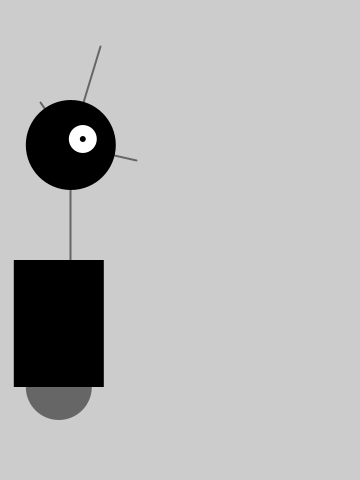
Frame 1 (no input)
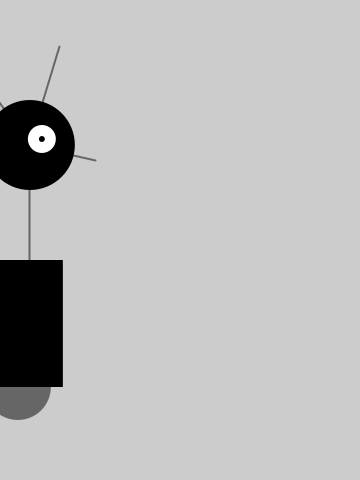
Frame 60 (the mouse pressed at the canvas centre just before this capture)
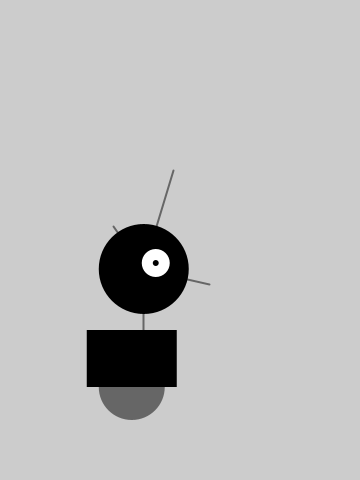
Frame 120 (the mouse held since frame 60 and released just before this capture)

The Processing sketch that drew these frames (run headless with seeded random() and noise(); from frame 60 on, the mouse is pressed at the canvas centre):

// Processing sketch: processing_55265
// ── processing_55265.pde

float x =60;
float y =420;  
int radius = 45;
int bodyHeight = 160;
int neckHeight = 70;

float easing = 0.02;

void setup() {
size(360, 480); 
smooth(); 
strokeWeight(2);  
ellipseMode(RADIUS);
}

void draw() {
  
  int targetX = mouseX;
  x += (targetX - x) * easing;

  if (mousePressed) {
    neckHeight = 16;
    bodyHeight = 90; 
  } else {
    neckHeight = 70;
    bodyHeight = 160;               
  }
  
  float ny = y - bodyHeight - neckHeight - radius; 
  
  background(204);
  
 // Neck 
 stroke(102);  
 line(x+12, y-bodyHeight, x+12, ny);  // Middle

 // Antennae                  
 line(x+12, ny, x-18, ny-43);  // Small 
 line(x+12, ny, x+42, ny-99);   // Tall
 line(x+12, ny, x+78, ny+15);  // Medium

 // Body
 noStroke();                // Disable stroke
 fill(102);                 // Set fill to gray 
 ellipse(x, y-33, 33, 33); // Antigravity orb
 fill(0);                   // Set fill to black 
 rect(x-45, y-bodyHeight, 90, bodyHeight -33);   // Main body 

 // Head 
 fill(0);                   // Set fill to black 
 ellipse(x+12, ny, radius, radius); // Head
 fill(255);                 // Set fill to white 
 ellipse(x+24, ny-6, 14, 14); // Large eye 
 fill(0);                   // Set fill to black 
 ellipse(x+24, ny-6, 3, 3);   // Pupil 
}
    
